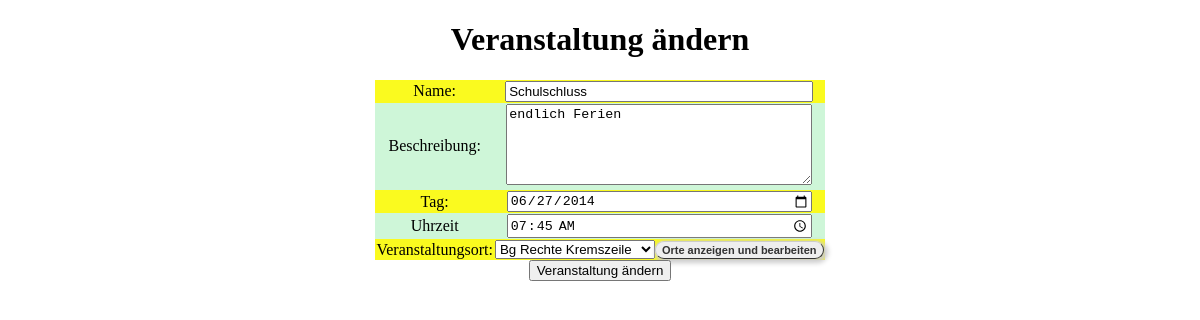
Page /veranstaltung_aendern.php?id=3 on the committed database.
### tables this page shows
CREATE TABLE IF NOT EXISTS `veranstaltungen` (
  `veranstaltungs_id` int(10) unsigned NOT NULL AUTO_INCREMENT,
  `name` varchar(50) NOT NULL,
  `beschreibung` varchar(500) DEFAULT NULL,
  `zeit` datetime DEFAULT NULL,
  `ort_id` int(11) NOT NULL,
  PRIMARY KEY (`veranstaltungs_id`)
);

### veranstaltung_aendern.php (the view, shortened to what this page needs)
<!DOCTYPE html>
<html>
<head>
  <link rel="stylesheet" href="./style.css" />
</head>
<body>
<?php
require_once "verbindungsaufbau.php";
if (empty($_POST["name"])) {
    $id = $_GET["id"];
    if ($stmt = $mysqli->prepare("SELECT name, beschreibung, zeit, ort_id FROM veranstaltungen WHERE veranstaltungs_id=?")) {
        $stmt->bind_param("i", $id);
        $stmt->execute();
        $stmt->bind_result($name, $beschreibung, $datetime, $ort);
        $zeit = explode(" ", $datetime);
    }
?>
<h1>Veranstaltung ändern</h1>
<form action="veranstaltung_aendern.php" method="POST">
<table>
	<tr>
		<td>Name: </td>
		<td><input type="text" name="name" maxlength="50" required value="<?php echo htmlspecialchars($name); ?>" /></td>
	</tr>
	<tr>
		<td>Beschreibung: </td>
		<td><textarea name="beschreibung" cols="31" rows="5" ><?php echo htmlspecialchars($beschreibung); ?></textarea> </td>
	</tr>
	<tr>
		<td>Tag:</td>
		<td><input type="date" name="tag" placeholder="dd.mm.yyyy" value="<?php echo htmlspecialchars($zeit[0]); ?>" pattern="(0[1-9]|[12][0-9]|3[01])\.(0[1-9]|1[012])\.(19|20)\d\d" title="dd.mm.yyyy" /></td>
	</tr>
	<tr>
		<td>Uhrzeit</td>
		<td><input type="time" name="zeit" placeholder="hh:mm" value="<?php echo htmlspecialchars($zeit[1]); ?>" pattern="^([01][0-9]|2[0-3]):([0-5][0-9])$" title="hh:mm" /></td>
	</tr>
	<tr>
		<td>Veranstaltungsort:</td>
		<td><select name="ort" size="1"><?php
    $ergebnis = $mysqli->query("SELECT * FROM orte");
    while ($zeile = $ergebnis->fetch_array()) {
       if ($zeile['ort_id'] == $ort) {
            echo "<option selected value='" . htmlspecialchars($zeile['ort_id']) . "'>" . htmlspecialchars($zeile['ort_name']) . "</option>\n";
        } else {
            echo "<option value='" . htmlspecialchars($zeile['ort_id']) . "'>" . htmlspecialchars($zeile['ort_name']) . "</option>\n";
       }
    }
?></select><a href="./orte.php" target="Orte" >Orte anzeigen und bearbeiten</a></td>
	</tr>
</table>
<input type="submit" id="submit" value="Veranstaltung ändern" style="width: auto;">
</form>
<?php
}
?>
</body>
</html>

### style.css (style rules this page uses)
tr:nth-child(2n) td { background: #CEF6D8 }
tr:nth-child(2n-1) td { background: #FAFA1F }
input, textarea { width: 300px; }
table { margin: auto; border-collapse: collapse; }
a { font: bold 11px Arial; text-decoration: none; background-color: #EEEEEE; color: #333333; padding: 2px 6px 2px 6px; border-top: 1px solid #CCCCCC; border-right: 1px solid #333333; border-bottom: 1px solid #333333; border-left: 1px solid #CCCCCC; -webkit-border-radius: 30px; border-radius: 30px; -moz-box-shadow: 2px 2px 5px 2px #ccc; -webkit-box-shadow: 2px 2px 5px 2px #ccc; box-shadow: 2px 2px 5px 2px #ccc; }
html { text-align: center; }

### rows in the picture
veranstaltungen: name "Schulschluss", beschreibung "endlich Ferien", tag "06/27/2014", zeit "07:45:00"

### other values in the picture
form field ort "Bg Rechte Kremszeile"
